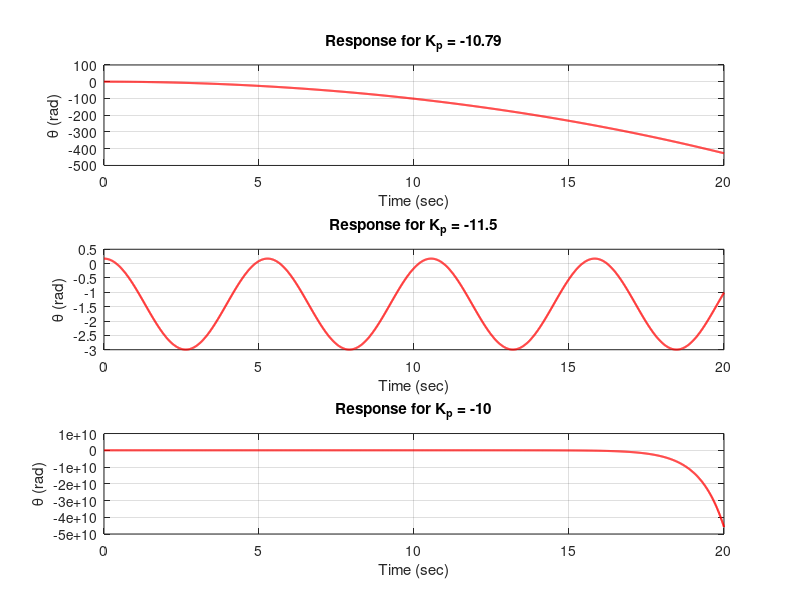
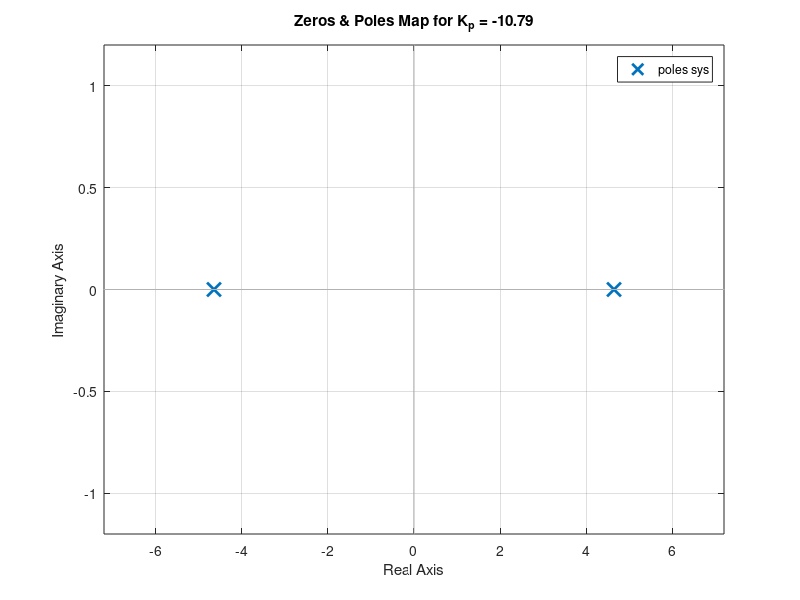
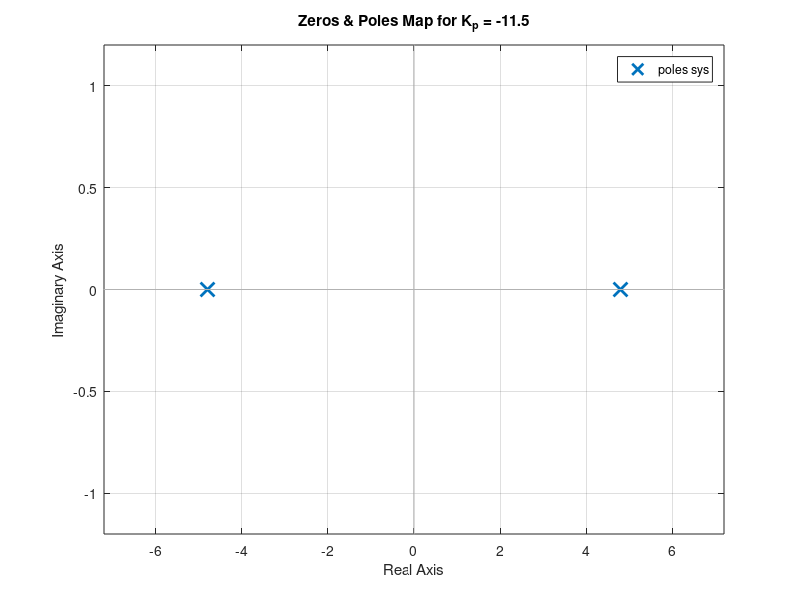
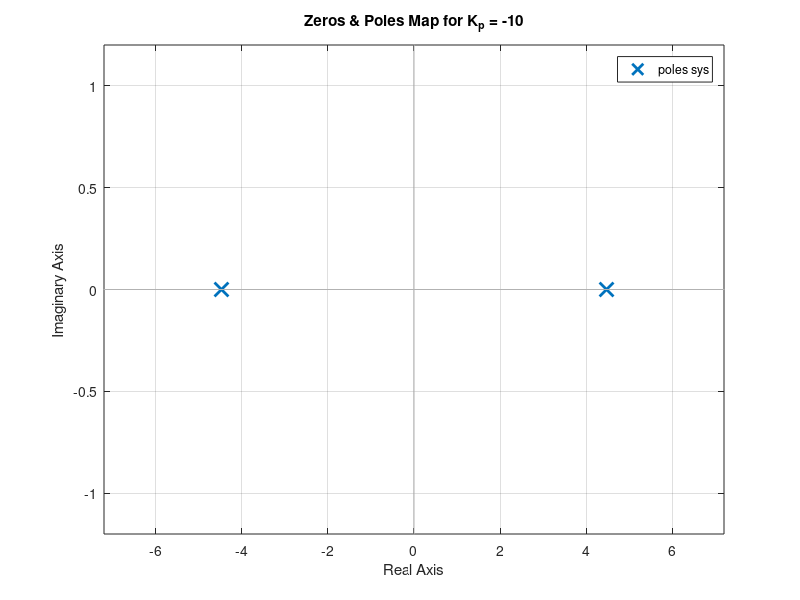

These charts were generated, in order, by the following MATLAB code:
clc; clear; close all;

Kp_values = [-10.79, -11.5, -10];  
Kd = 0;  

t = 0:0.01:20;

theta0 = pi/18;  
x0 = [theta0; 0];  

for idx = 1:length(Kp_values)
    Kp = Kp_values(idx);

    f = @(t, x) [
        x(2);  
        21.582 * x(1) - 2 * (-(Kp * x(1)) - Kd * x(2) + 1)  
    ];
    
    x = zeros(2, length(t));
    x(:, 1) = x0;

    for i = 1:length(t)-1
        k1 = f(t(i), x(:, i));
        k2 = f(t(i) + 0.01/2, x(:, i) + 0.01/2 * k1);
        k3 = f(t(i) + 0.01/2, x(:, i) + 0.01/2 * k2);
        k4 = f(t(i) + 0.01, x(:, i) + 0.01 * k3);

        x(:, i+1) = x(:, i) + 0.01/6 * (k1 + 2*k2 + 2*k3 + k4);
    end

    theta = x(1, :);

    subplot(3, 1, idx);
    plot(t, theta, 'r', 'LineWidth', 1.5);
    grid on;
    xlabel('Time (sec)');
    ylabel('\theta (rad)');
    title(['Response for K_p = ', num2str(Kp)]);
end


for idx = 1:length(Kp_values)
    Kp = Kp_values(idx);
    
    num = [2];  
    den = [1, 2 * Kd, 2 * Kp];  
    
    sys = tf(num, den);

    figure;
    pzmap(sys);
    grid on;
    title(['Zeros & Poles Map for K_p = ', num2str(Kp)]);
    xlabel('Real Axis');
    ylabel('Imaginary Axis');
end
